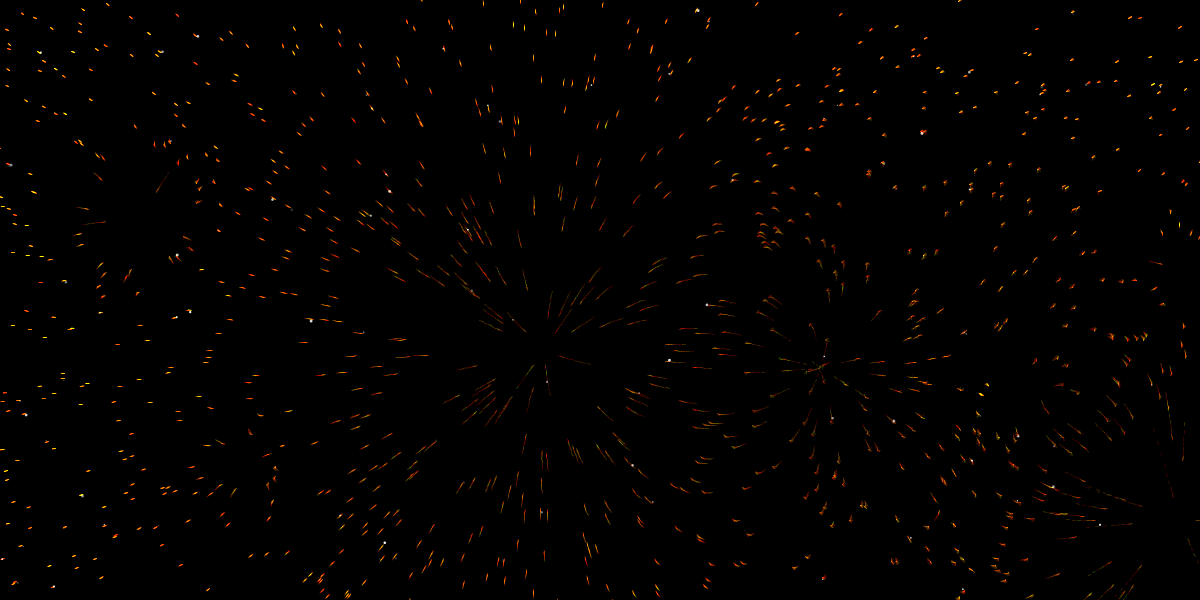
Frame 1 (no input)
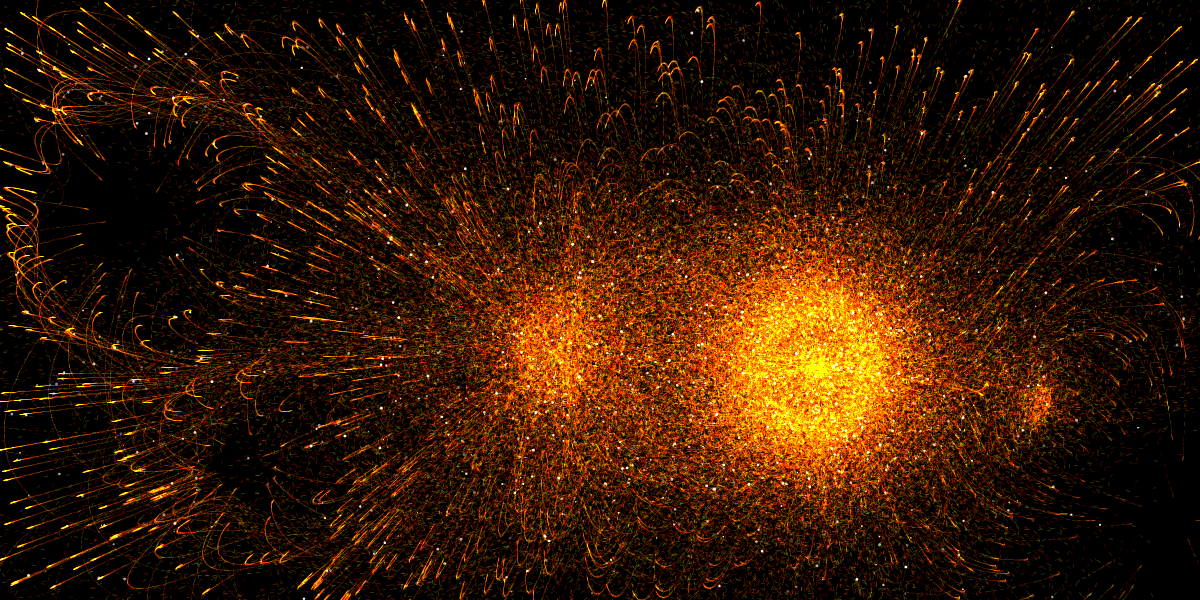
Frame 60 (the mouse pressed at the canvas centre just before this capture)
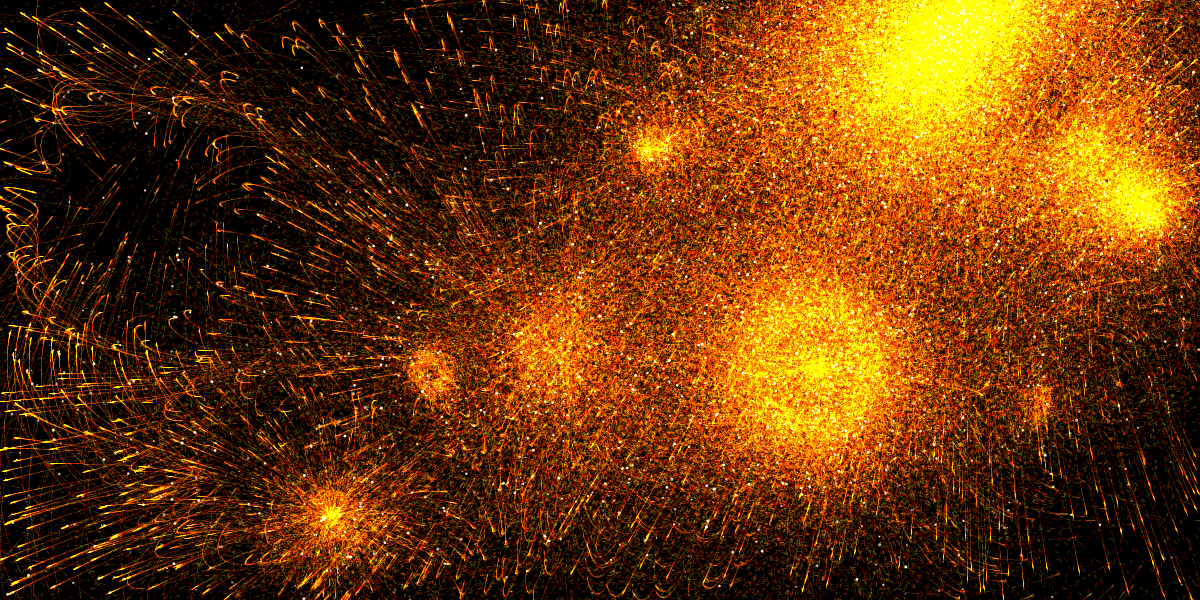
Frame 120 (the mouse held since frame 60 and released just before this capture)

The Processing sketch that drew these frames (run headless with seeded random() and noise(); from frame 60 on, the mouse is pressed at the canvas centre):

// Processing sketch: sparkles
// ── sparkles.pde
int COUNT = 1000;

class Particle {
  PVector pos = new PVector();
  PVector vel = new PVector();

  void update() {
    this.pos.add(vel);
  }

  void draw() {
    stroke(random(1) * random(1) * 100, 100, 20);

    PVector vn = this.vel.copy().normalize();
    line(
      this.pos.x, this.pos.y,
      this.pos.x + vn.x * 3, this.pos.y + vn.y * 3
    );

    if (random(1) < 0.01) {
      pushStyle();
      noStroke();
      fill(0, 0, random(100));
      float sz = random(1, 3);
      ellipse(
        this.pos.x + random(-2, 2),
        this.pos.y + random(-2, 2),
        sz, sz
      );
      popStyle();
    }
  }
}

class Attractor {
  PVector pos = new PVector();
  float strength = random(1);
  float range = random(0.1, 0.8);
  float df = random(0.01, 0.1);
  float t = 1;
  float dt = random(-1, +1) * 0.001;

  void update(Particle[] ps) {
    for (Particle p : ps) {
      PVector n = new PVector(
        p.pos.x - this.pos.x,
        p.pos.y - this.pos.y
      );
      float d = n.mag();
      n.normalize();
      
      this.t += this.dt;

      float po = pow(this.range, d * this.df) * this.strength * this.t; 

      p.vel.x += n.x * po;
      p.vel.y += n.y * po;
    }
  }
}

Particle[] ps;
Attractor[] as;

void setup() {
  size(1200, 600);
  background(0);
  blendMode(ADD);
  colorMode(HSB, 360, 100, 100);

  ps = new Particle[COUNT];
  for (int i = 0; i < COUNT; i++) {
    ps[i] = new Particle();
  }

  as = new Attractor[10];
  for (int i = 0; i < 10; i++) {
    as[i] = new Attractor();
  }

  regenerate();
}

void draw() {
  for (int j = 0; j < 10; j++) {
    for (int i = 0; i < 10; i++) {
      as[i].update(ps);
    }

    for (int i = 0; i < COUNT; i++) {
      ps[i].update();
      ps[i].draw();
    }
  }
}

void regenerate() {
  background(0);
  blendMode(ADD);

  for (int i = 0; i < COUNT; i++) {
    ps[i] = new Particle();
    ps[i].pos.x = random(width);
    ps[i].pos.y = random(height);

    float a = random(TWO_PI);
    float l = random(0);
    ps[i].vel.x = cos(a) * l;
    ps[i].vel.y = sin(a) * l;
  }

  for (int i = 0; i < 10; i++) {
    as[i] = new Attractor();
    as[i].pos.x = random(width);
    as[i].pos.y = random(height);
  }
}

void mousePressed() {
  save("cover.png");
  regenerate();
}
